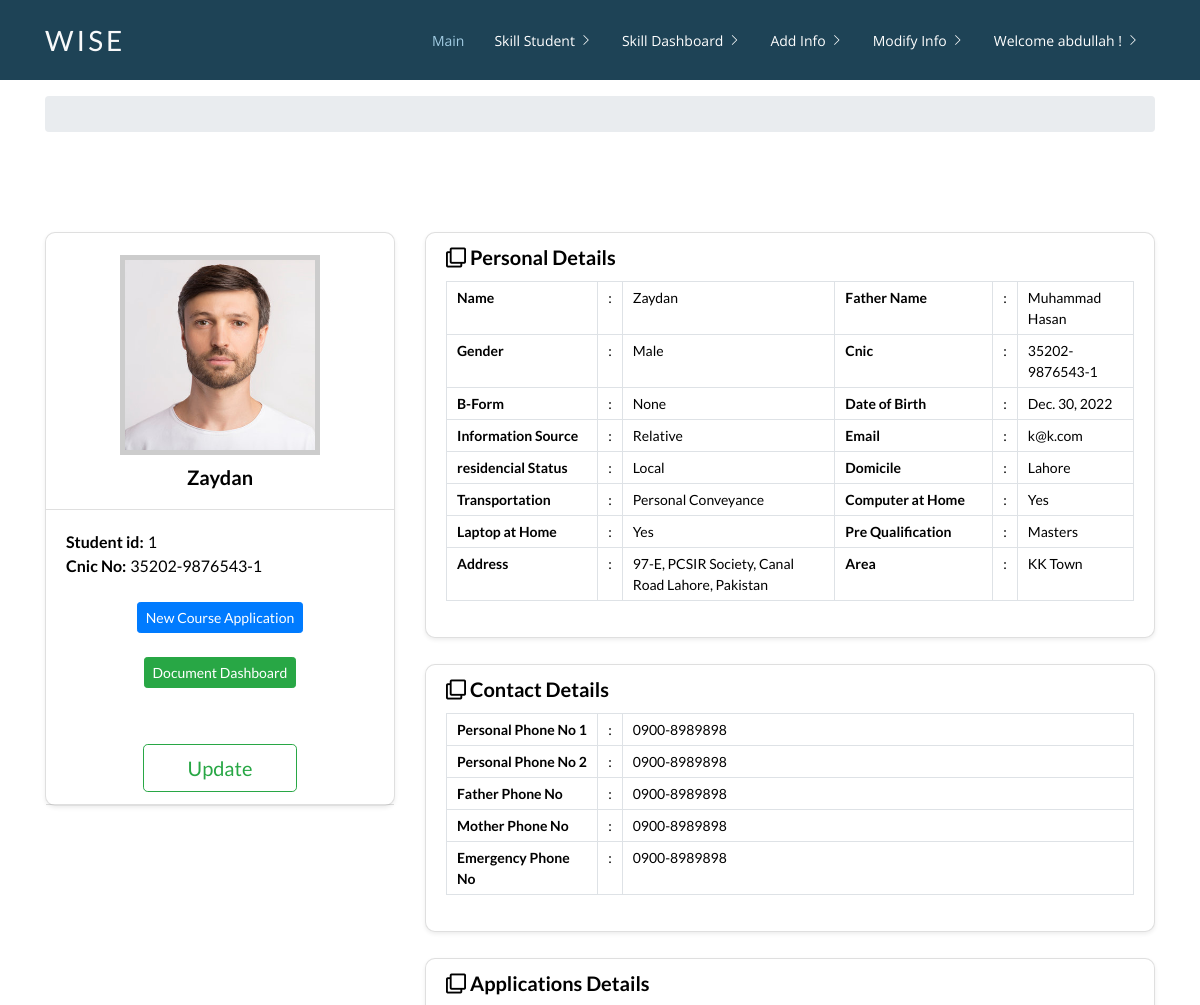
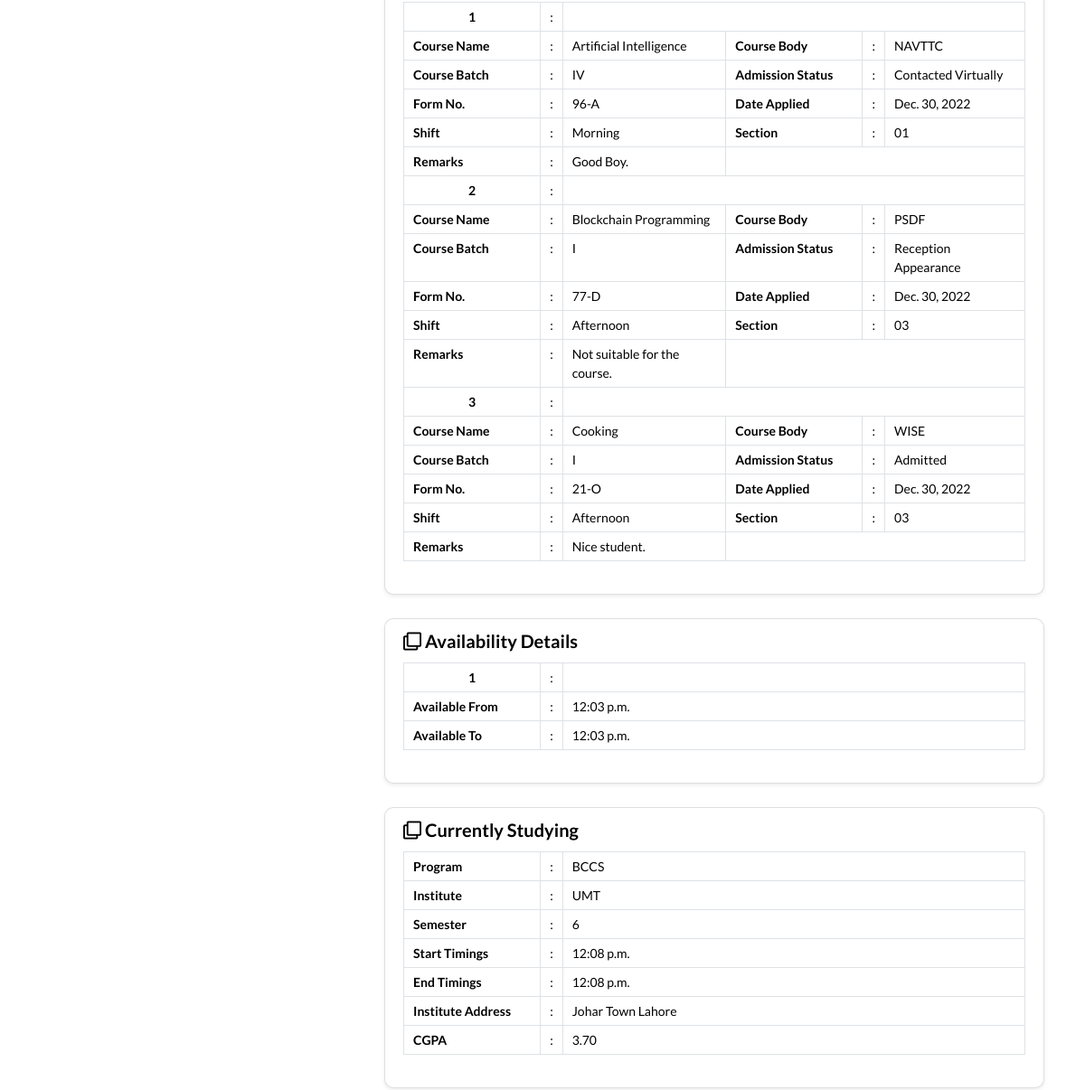
Before: /skill_student_detail_view/1/ (signed in, upper part) with the older database file (2 pictures, top to bottom).
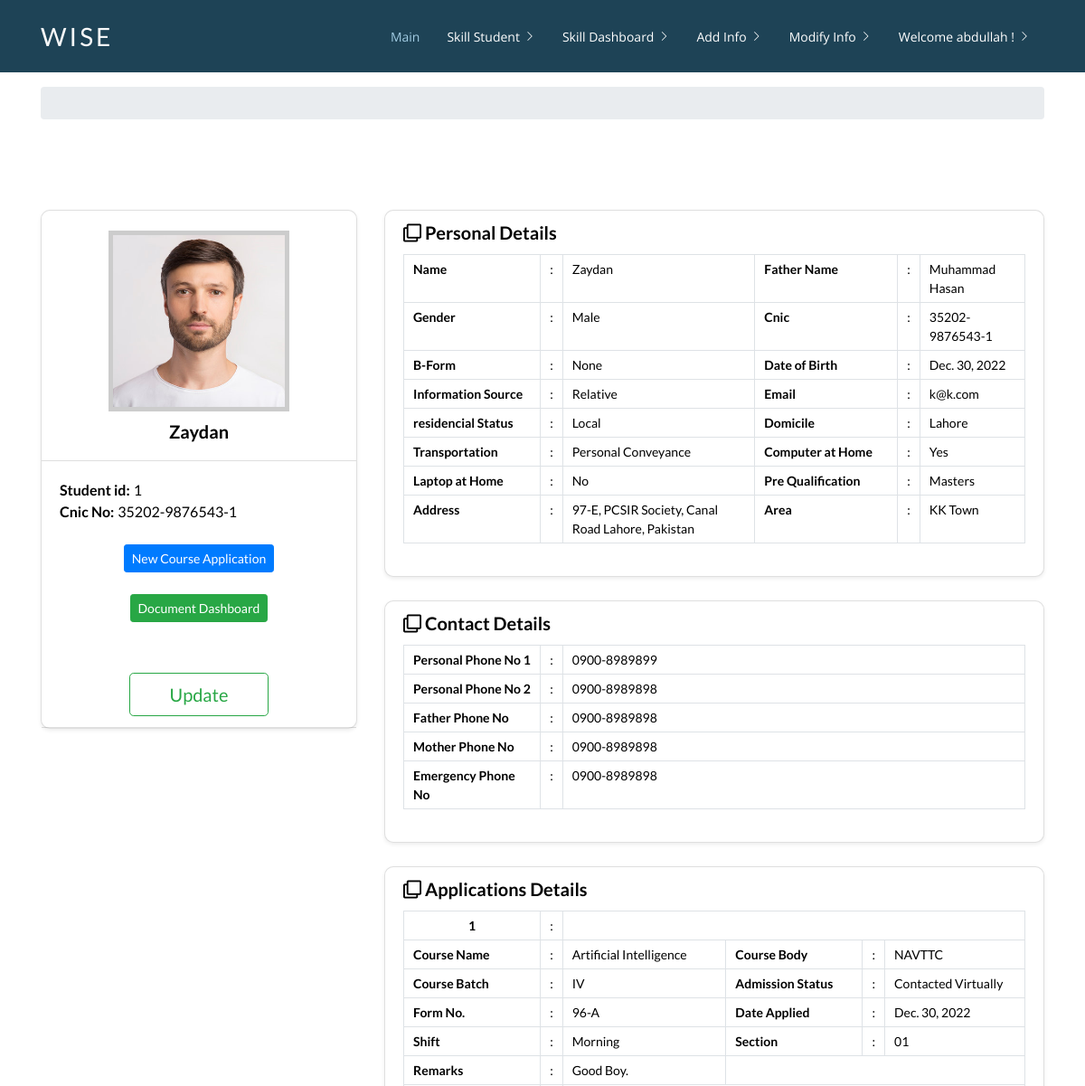
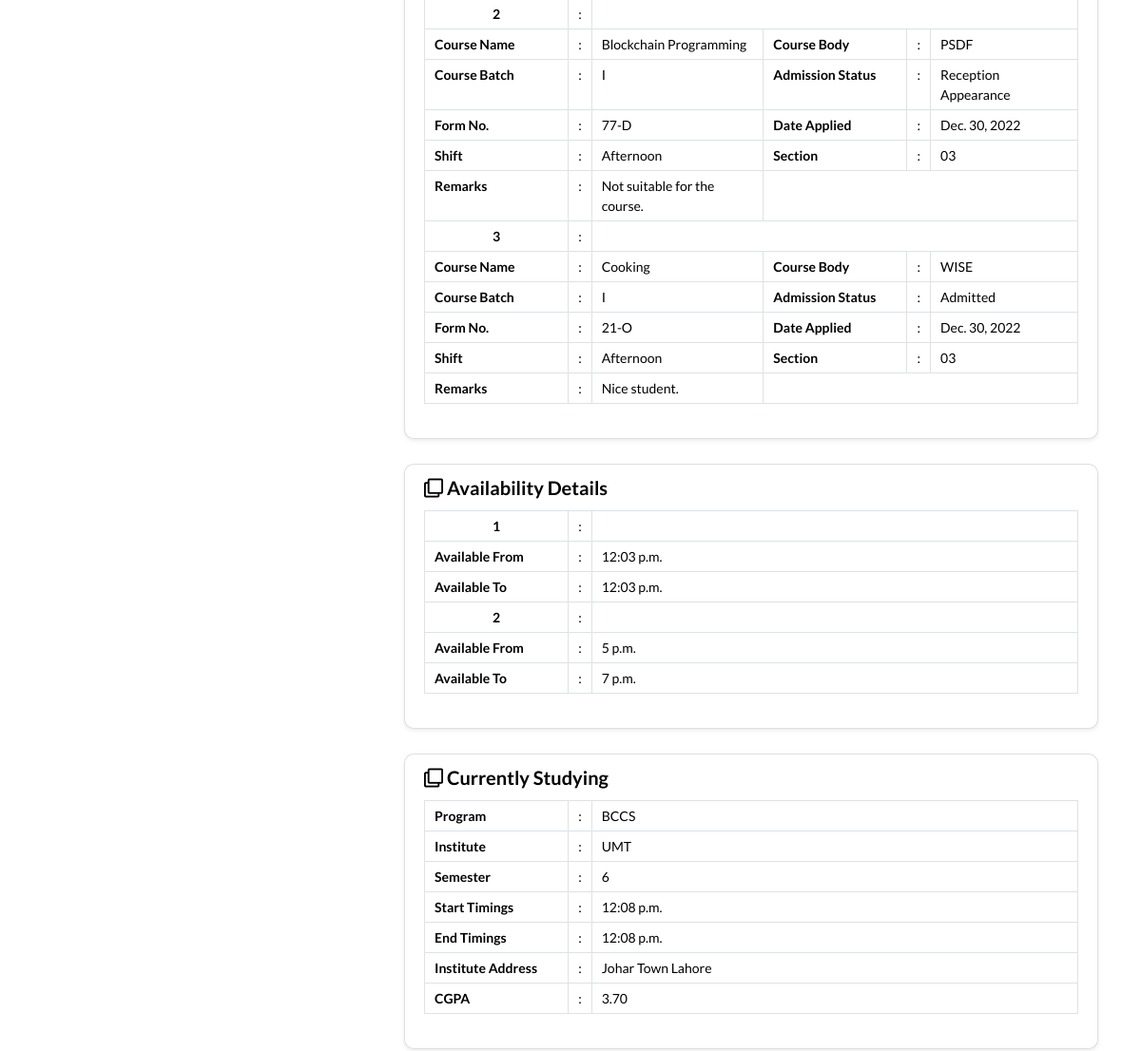
After: the same page with the newer database file (2 pictures, top to bottom).
### AdmissionSystem/models.py (models this page shows, shortened)
class PhoneNo(models.Model):
	student = models.OneToOneField(SkillStudent, on_delete=models.CASCADE)
	personal_phone_no_1 = models.CharField(max_length=100, null=True, blank=True)
	personal_phone_no_2 = models.CharField(max_length=100, null=True, blank=True)
	father_phone_no = models.CharField(max_length=100, null=True, blank=True)
	mother_phone_no = models.CharField(max_length=100, null=True, blank=True)
	emergency_phone_no = models.CharField(max_length=100, null=True, blank=True)
	created_by = models.CharField(max_length=100, null=True, blank=True)
	updated_by = models.CharField(max_length=100, null=True, blank=True)

class CourseApplication(models.Model):
	admissionstatus_choice = (
	('Contacted Virtually','Contacted Virtually'),
	('Reception Appearance','Reception Interview'),
	('Internal Interview','Internal Interview'),
	('External Interview','External Interview'),
	('Admitted','Admitted'),
	('Rejected','Rejected'),
	('Awaiting','Awaiting'),
	('Drop out','Drop out'),
	('Passed out','Passed out'),
	)
	student = models.ForeignKey(SkillStudent, on_delete=models.CASCADE)
	form_no = models.CharField(max_length=100, null=True, blank=True)
	date_applied=models.DateField(auto_created=False, auto_now_add=False, null=True, blank=True)
	admission_status = models.CharField(max_length=100,choices=admissionstatus_choice)
	remarks = models.TextField(max_length=1000, null=True, blank=True)
	course_body = models.ForeignKey(CourseConductingBody, on_delete=models.SET_NULL, null=True, blank=True)
	course_name = models.ForeignKey(CourseName, on_delete=models.SET_NULL, null=True, blank=True)
	batch = models.ForeignKey(CourseBatchNo, related_name="course_batch_id", on_delete=models.SET_NULL, null=True, blank=True)
	shift = models.ForeignKey(ShiftName, on_delete=models.SET_NULL, null=True, blank=True)
	section = models.ForeignKey(CourseSection, related_name="course_section_id", on_delete=models.SET_NULL, null=True, blank=True)
	created_by = models.CharField(max_length=100)
	updated_by = models.CharField(max_length=100, null=True, blank=True)

class CourseName(models.Model):
	course_name = models.CharField(max_length=100)
	course_abbreviation = models.CharField(max_length=10)
	created_by = models.CharField(max_length=100)
	updated_by = models.CharField(max_length=100, null=True, blank=True)
	def __str__(self):
		return str(self.course_name)

class CourseConductingBody(models.Model):
	course_conducting_body_name = models.CharField(max_length=50)
	course_conducting_body_abbreviation = models.CharField(max_length=10)
	created_by = models.CharField(max_length=100)
	updated_by = models.CharField(max_length=100, null=True, blank=True)
	def __str__(self):
		return str(self.course_conducting_body_name)

class CourseBatchNo(models.Model):
	course_batch_no = models.CharField(max_length=50)
	created_by = models.CharField(max_length=100)
	updated_by = models.CharField(max_length=100, null=True, blank=True)
	def __str__(self):
		return str(self.course_batch_no)

class ShiftName(models.Model):
	shift_name = models.CharField(max_length=10)
	shift_abbreviation = models.CharField(max_length=10, blank=True)
	created_by = models.CharField(max_length=100)
	updated_by = models.CharField(max_length=100, null=True, blank=True)
	def __str__(self):
		return str(self.shift_name)

class CourseSection(models.Model):
	course_section = models.CharField(max_length=10)
	created_by = models.CharField(max_length=100)
	updated_by = models.CharField(max_length=100, null=True, blank=True)
	def __str__(self):
		return str(self.course_section)

class StudentAvailability(models.Model):
	student = models.ForeignKey(SkillStudent, on_delete=models.CASCADE)
	available_from = models.TimeField(auto_now=False,auto_now_add=False)
	available_to = models.TimeField(auto_now=False,auto_now_add=False)
	created_by = models.CharField(max_length=100)
	updated_by = models.CharField(max_length=100, null=True, blank=True)

### AdmissionSystem/views.py (the view)
# urls.py: path('skill_student_detail_view/<int:student_id>/',views.skill_student_detail_view,name='skill_student_detail_view'),
@login_required(login_url='loginpageview')
def skill_student_detail_view(request,student_id):
	skill_std__query_set=SkillStudent.objects.filter(id=student_id)
	phone_no_query_set=PhoneNo.objects.filter(student_id=student_id)
	current_study_query_set=CurrentStudy.objects.filter(student_id=student_id)
	job_form_query_set=Job.objects.filter(student_id=student_id)
	short_course_taken_query_set=ShortCoursesTaken.objects.filter(student_id=student_id)
	availability_query_set=StudentAvailability.objects.filter(student_id=student_id)
	already_registered_query_set=AlreadyRegisteredWithCourseBody.objects.filter(student_id=student_id)
	document__query_set=Document.objects.filter(student_id=student_id)
	course_application_query_set = CourseApplication.objects.filter(student_id=student_id)
	skill_std = skill_std__query_set.first()
	phone_no = phone_no_query_set.first()
	current_study = current_study_query_set.first()
	contacted_query_set=Contacted.objects.filter(student_id=student_id)
	context={
		'skill_std_form':skill_std,
		'phone_no_form':phone_no,
		'current_study_form':current_study,
		'short_course_taken_form':short_course_taken_query_set,
		'job_form':job_form_query_set,
		'query_form':contacted_query_set,
		'availability_form':availability_query_set,
		'already_registered_form':already_registered_query_set,
		'document_form':document__query_set,
		'course_application_form':course_application_query_set
	}
	return render(request,"skill_student_detail_view.html",context=context)

### AdmissionSystem/models.py (called while the page is built)
	def __str__(self):
		return str(self.pre_qualification_name)

	def __str__(self):
		return self.course_title

	def __str__(self):
		return str(self.job_title)

	def __str__(self):
		return str(self.doc_type)

### templates/skill_student_detail_view.html (shortened to what the changed rows need)
{% extends 'base.html' %} {% block content %}
<!DOCTYPE html>
<html lang="en">
  <head>
    <link rel='stylesheet' href='https://cdnjs.cloudflare.com/ajax/libs/twitter-bootstrap/4.1.3/css/bootstrap.min.css'>
    <link rel='stylesheet' href='https://cdnjs.cloudflare.com/ajax/libs/font-awesome/5.12.1/css/all.min.css'>
    <link href="../../static/admissionsystem/css/skill_detail_view.css" rel="stylesheet">
  </head>
  <body>
    <section>
      <div class="rt-container">
        <div class="col-rt-12">
          <div class="Scriptcontent">
            <div class="student-profile py-4">
              <div class="container">
                <div class="row">
                  <div class="col-lg-8">
                    <div class="card shadow-sm">
                      <div class="card-body pt-0">
                        <table class="table table-bordered">
                          <tr>
                            <th width="22%">Name</th>
                            <th width="22%">Father Name</th>
                          </tr>
                          <tr>
                            <th width="22%">Gender</th>
                            <th width="22%">Cnic</th>
                          </tr>
                          <tr>
                            <th width="22%">B-Form</th>
                            <th width="22%">Date of Birth</th>
                          </tr>
                          <tr>
                            <th width="22%">Information Source</th>
                            <th width="22%">Email</th>
                          </tr>
                          <tr>
                            <th width="22%">residencial Status</th>
                            <th width="22%">Domicile</th>
                          </tr>
                          <tr>
                            <th width="22%">Transportation</th>
                            <th width="22%">Computer at Home</th>
                          </tr>
                          <tr>
                            <th width="22%">Laptop at Home</th>
                            <td width="2%">:</td>
                            {% if skill_std_form.laptop %}
                              <td>Yes</td>
                            {% else %}
                              <td>No</td>
                            {% endif %}
                            <th width="23%">Pre Qualification</th>
                            <td width="2%">:</td>
                            <td>{{skill_std_form.pre_qualification}}</td>
                          </tr>
                          <tr>
                            <th width="22%">Address</th>
                            <th width="22%">Area</th>
                          </tr>
                        </table>
                      </div>
                    </div>
                    <div class="card shadow-sm">
                      <div class="card-body pt-0">
                        <table class="table table-bordered">
                          <tr>
                            <th width="22%">Personal Phone No 1</th>
                            <td width="2%">:</td>
                            <td>{{ phone_no_form.personal_phone_no_1 }}</td>
                          </tr>
                          <tr>
                            <th width="22%">Personal Phone No 2</th>
                            <td width="2%">:</td>
                            <td>{{ phone_no_form.personal_phone_no_2 }}</td>
                          </tr>
                          <tr>
                            <th width="22%">Father Phone No</th>
                            <td width="2%">:</td>
                            <td>{{ phone_no_form.father_phone_no }}</td>
                          </tr>
                          <tr>
                            <th width="22%">Mother Phone No</th>
                            <td width="2%">:</td>
                            <td>{{ phone_no_form.mother_phone_no }}</td>
                          </tr>
                          <tr>
                            <th width="22%">Emergency Phone No</th>
                            <td width="2%">:</td>
                            <td>{{ phone_no_form.emergency_phone_no }}</td>
                          </tr>
                        </table>
                      </div>
                    </div>
                    <div class="card shadow-sm">
                      <div class="card-body pt-0">
                        <table class="table table-bordered"> {% for course_application in course_application_form %} <tr>
                            <th width="22%">
                              <div class=" text-center">{{ forloop.counter }}</div>
                            </th>
                            <td width="2%">:</td>
                          <tr>
                            <th width="22%">Course Name</th>
                            <td width="2%">:</td>
                            <td>{{ course_application.course_name }}</td>
                            <th width="22%">Course Body</th>
                            <td width="2%">:</td>
                            <td>{{ course_application.course_body }}</td>
                          </tr>
                          <tr>
                            <th width="22%">Course Batch</th>
                            <td width="2%">:</td>
                            <td>{{ course_application.batch }}</td>
                            <th width="22%">Admission Status</th>
                            <td width="2%">:</td>
                            <td>{{ course_application.admission_status }}</td>
                          </tr>
                          <tr>
                            <th width="22%">Form No.</th>
                            <td width="2%">:</td>
                            <td>{{ course_application.form_no }}</td>
                            <th width="22%">Date Applied</th>
                            <td width="2%">:</td>
                            <td>{{ course_application.date_applied }}</td>
                          </tr>
                          <tr>
                            <th width="22%">Shift</th>
                            <td width="2%">:</td>
                            <td>{{ course_application.shift }}</td>
                            <th width="22%">Section</th>
                            <td width="2%">:</td>
                            <td>{{ course_application.section }}</td>
                          </tr>
                          <tr>
                            <th width="22%">Remarks</th>
                            <td width="2%">:</td>
                            <td>{{ course_application.remarks }}</td>
                          </tr>
                          {% endfor %}
                        </table>
                      </div>
                    </div>
                    <div class="card shadow-sm">
                      <div class="card-body pt-0">
                        <table class="table table-bordered"> {% for availability in availability_form %} <tr>
                            <th width="22%">
                              <div class=" text-center">{{ forloop.counter }}</div>
                            </th>
                            <td width="2%">:</td>
                          <tr>
                            <th width="22%">Available From</th>
                            <td width="2%">:</td>
                            <td>{{ availability.available_from }}</td>
                          </tr>
                          <tr>
                            <th width="22%">Available To</th>
                            <td width="2%">:</td>
                            <td>{{ availability.available_to }}</td>
                          </tr>
                          </tr> {% endfor %}
                        </table>
                      </div>
                    </div>
                    <div class="card shadow-sm">
                      <div class="card-body pt-0">
                        <table class="table table-bordered">
                          <tr>
                            <th width="22%">Program</th>
                          </tr>
                          <tr>
                            <th width="22%">Institute</th>
                          </tr>
                          <tr>
                            <th width="22%">Semester</th>
                          </tr>
                          <tr>
                            <th width="22%">Start Timings</th>
                          </tr>
                          <tr>
                            <th width="22%">End Timings</th>
                          </tr>
                          <tr>
                            <th width="22%">Institute Address</th>
                          </tr>
                          <tr>
                            <th width="22%">CGPA</th>
                          </tr>
                        </table>
                      </div>
                    </div>
                  </div>
                </div>
              </div>
            </div>
          </div>
        </div>
      </div>
    </section>
  </body>
</html> {% endblock %}

Changed rows visible on the page:
changed SkillStudent "Zaydan": laptop True → False (drawn)
changed PhoneNo: personal_phone_no_1 "0900-8989898" → "0900-8989899"
added StudentAvailability: available_from "5 p.m.", available_to "7 p.m."
Other visible differences:
text no longer shown: "Yes"
text now shown: "No"
